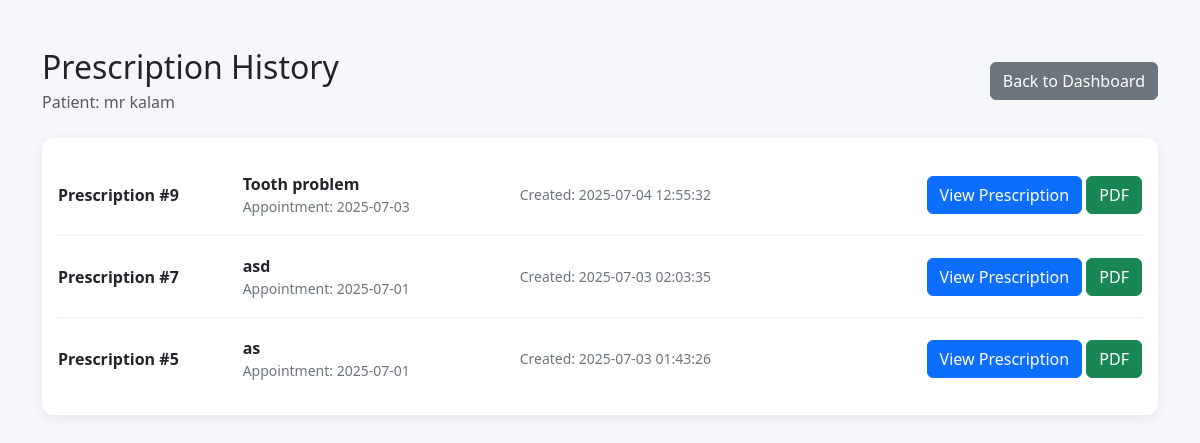
The app's page /prescription_history.php?patient_id=2 (signed in) with its own data.
### tables this page shows
CREATE TABLE `patients` (
  `id` int(11) NOT NULL,
  `username` varchar(50) NOT NULL,
  `password` varchar(255) NOT NULL,
  `name` varchar(100) NOT NULL,
  `email` varchar(100) DEFAULT NULL
);

CREATE TABLE `prescriptions` (
  `id` int(11) NOT NULL,
  `appointment_id` int(11) NOT NULL,
  `patient_id` int(11) NOT NULL,
  `doctor_id` int(11) NOT NULL,
  `notes` text DEFAULT NULL,
  `file_path` varchar(255) DEFAULT NULL,
  `created_at` datetime DEFAULT current_timestamp(),
  `diagnosis` text NOT NULL,
  `medications` text NOT NULL,
  `advice` text DEFAULT NULL
);

CREATE TABLE `appointments` (
  `id` int(11) NOT NULL,
  `patient_id` int(11) NOT NULL,
  `doctor_id` int(11) NOT NULL,
  `appointment_date` date NOT NULL,
  `appointment_time` time NOT NULL,
  `status` enum('Scheduled','Completed','Cancelled') DEFAULT 'Scheduled',
  `created_at` timestamp NOT NULL DEFAULT current_timestamp()
);

### prescription_history.php (the view, shortened to what this page needs)
<?php
require 'config.php';
$doctor_id = $_SESSION['doctor_id'];
$patient_id = (int) $_GET['patient_id'];
$patientStmt = $pdo->prepare("
    SELECT id, name
    FROM patients
    WHERE id = ?
");
$patientStmt->execute([$patient_id]);
$patient = $patientStmt->fetch();
$stmt = $pdo->prepare("
    SELECT
        pr.id,
        pr.appointment_id,
        pr.diagnosis,
        pr.advice,
        pr.created_at,
        a.appointment_date
    FROM prescriptions pr
    JOIN appointments a ON pr.appointment_id = a.id
    WHERE pr.patient_id = ?
      AND pr.doctor_id = ?
    ORDER BY pr.id DESC
");
$stmt->execute([$patient_id, $doctor_id]);
$prescriptions = $stmt->fetchAll();
?>
<!DOCTYPE html>
<html lang="en">
<head>
		<link href="assets/css/bootstrap.min.css" rel="stylesheet">
</head>
<body>
	<div class="container py-5">
		<div class="d-flex justify-content-between align-items-center mb-4">
			<div>
				<h2 class="mb-1">Prescription History</h2>
				<p class="text-muted mb-0">
					Patient: <?= htmlspecialchars($patient['name']) ?>
				</p>
			</div>
			<a href="doctor_dashboard.php" class="btn btn-secondary">
				Back to Dashboard
			</a>
		</div>
		<div class="card history-card">
			<div class="card-body">
				<?php if (empty($prescriptions)): ?>
					<div class="text-center py-5">
						<h5>No prescriptions found</h5>
						<p class="text-muted">
							This patient does not have any prescriptions from you yet.
						</p>
					</div>
				<?php else: ?>
					<?php foreach ($prescriptions as $prescription): ?>
						<div class="prescription-row">
							<div class="row align-items-center">
								<div class="col-md-2">
									<strong>
										Prescription #<?= $prescription['id'] ?>
									</strong>
								</div>
								<div class="col-md-3">
									<div class="diagnosis">
										<?= htmlspecialchars($prescription['diagnosis']) ?>
									</div>
									<div class="date">
										Appointment:
										<?= htmlspecialchars($prescription['appointment_date']) ?>
									</div>
								</div>
								<div class="col-md-3">
									<div class="date">
										Created:
										<?= htmlspecialchars($prescription['created_at']) ?>
									</div>
								</div>
								<div class="col-md-4 text-md-end mt-3 mt-md-0">
									<a
										href="view_prescription.php?id=<?= $prescription['id'] ?>"
										class="btn btn-primary">
										View Prescription
									</a>
									<a
										href="prescriptions/prescription_<?= $prescription['appointment_id'] ?>.pdf"
										class="btn btn-success"
										download>
										PDF
									</a>
								</div>
							</div>
						</div>
					<?php endforeach; ?>
				<?php endif; ?>
			</div>
		</div>
	</div>
</body>
</html>

### prescription_history.php (style rules this page uses)
body { background: #f5f7fa; }
.history-card { border: none; border-radius: 12px; box-shadow: 0 3px 12px rgba(0, 0, 0, 0.08); }
.prescription-row { border-bottom: 1px solid #eee; padding: 18px 0; }
.prescription-row:last-child { border-bottom: none; }
.diagnosis { font-weight: 600; }
.date { color: #6c757d; font-size: 14px; }

### records on screen
patients: name "mr kalam"
prescriptions: id "9", diagnosis "Tooth problem", appointment.appointment_date "2025-07-03", created_at "2025-07-04 12:55:32"
prescriptions: id "7", diagnosis "asd", appointment.appointment_date "2025-07-01", created_at "2025-07-03 02:03:35"
prescriptions: id "5", diagnosis "as", appointment.appointment_date "2025-07-01", created_at "2025-07-03 01:43:26"
